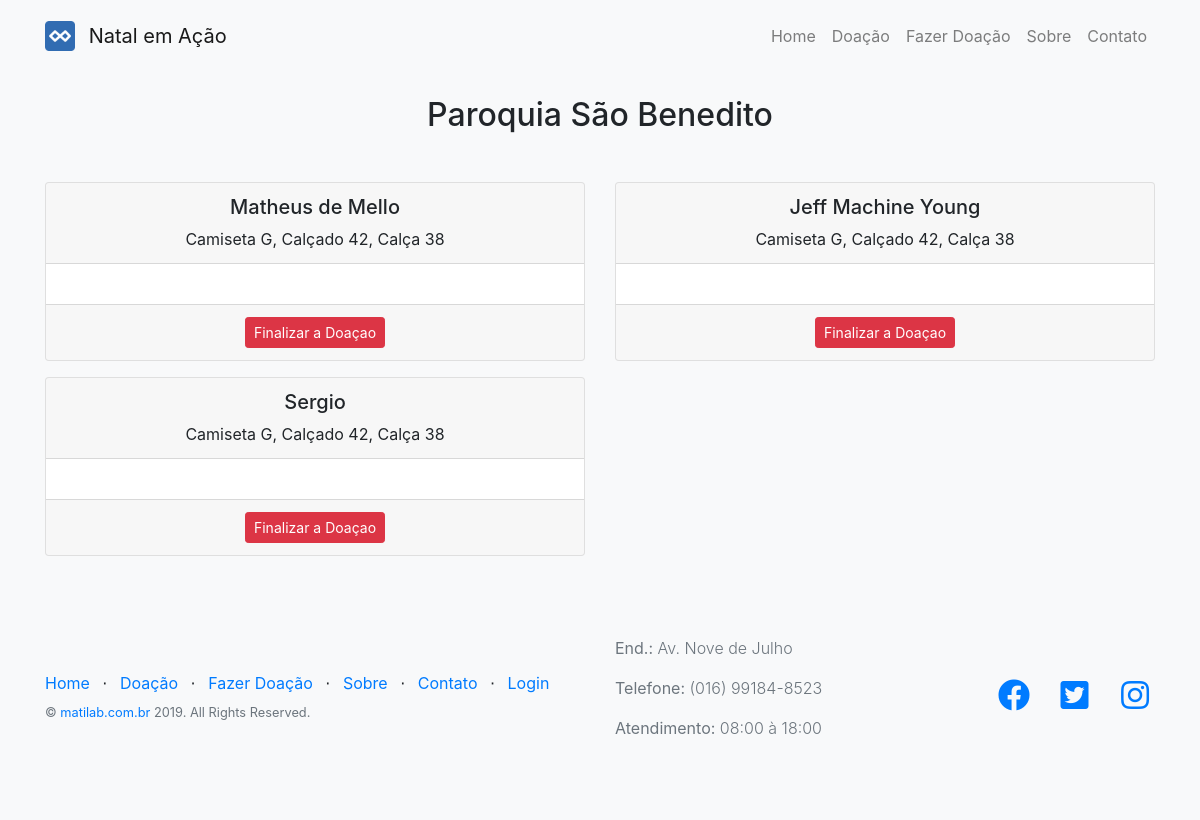
Page /doacao/doar on the earlier database version.
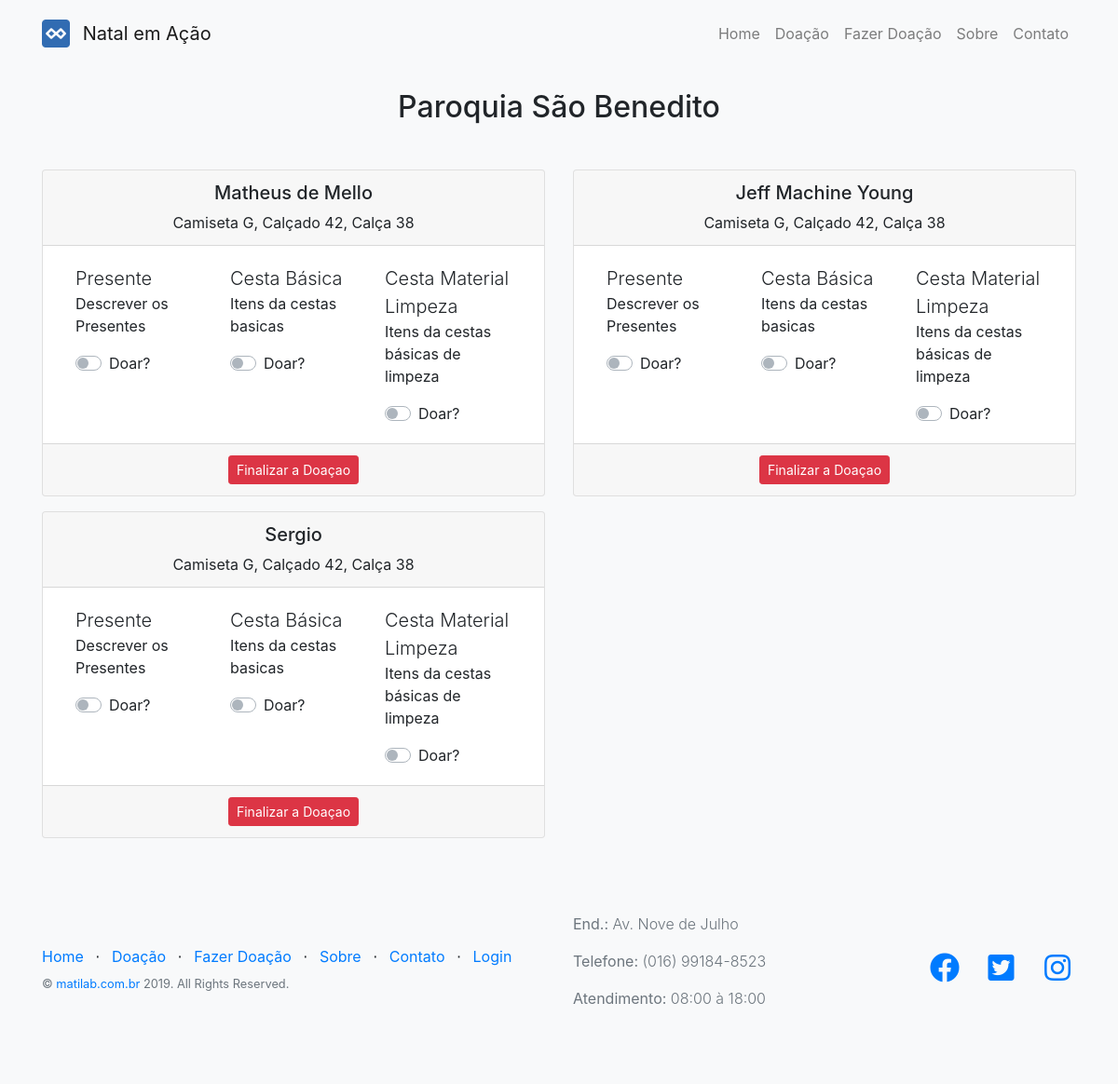
Same page on the later database version.
### tables this page shows
CREATE TABLE `tbl_pagina` (
  `id_pagina` int(11) NOT NULL AUTO_INCREMENT,
  `pagina` varchar(150) NOT NULL,
  `url` varchar(150) NOT NULL,
  `principal` enum('Não','Sim') NOT NULL DEFAULT 'Não',
  `configuracao` enum('Não','Sim') NOT NULL DEFAULT 'Não',
  `ativo` enum('Ativo','Desativado') NOT NULL DEFAULT 'Ativo',
  `ordem` int(3) NOT NULL,
  PRIMARY KEY (`id_pagina`)
);

CREATE TABLE `tbl_entidade` (
  `id_entidade` int(11) NOT NULL AUTO_INCREMENT,
  `nome_entidade` varchar(150) NOT NULL,
  `nome_fantasia` varchar(250) NOT NULL,
  `endereco` varchar(250) NOT NULL,
  `numero` varchar(10) NOT NULL,
  `telefone` varchar(12) NOT NULL,
  `complemento` varchar(100) DEFAULT NULL,
  `ativo` enum('Ativo','Desativado') NOT NULL DEFAULT 'Ativo',
  PRIMARY KEY (`id_entidade`)
);

CREATE TABLE `tbl_movimento` (
  `id_movimento` int(11) NOT NULL AUTO_INCREMENT,
  `id_entidade` int(11) NOT NULL,
  `id_beneficiado` int(11) NOT NULL,
  `dt_periodo` date NOT NULL,
  PRIMARY KEY (`id_movimento`),
  KEY `fk_mov_entidade` (`id_entidade`),
  KEY `fk_mov_benef` (`id_beneficiado`),
  CONSTRAINT `fk_mov_benef` FOREIGN KEY (`id_beneficiado`) REFERENCES `tbl_beneficiado` (`id_beneficiado`),
  CONSTRAINT `fk_mov_entidade` FOREIGN KEY (`id_entidade`) REFERENCES `tbl_entidade` (`id_entidade`)
);

CREATE TABLE `tbl_beneficiado` (
  `id_beneficiado` int(11) NOT NULL AUTO_INCREMENT,
  `id_entidade` int(11) NOT NULL,
  `nome_benef` varchar(250) NOT NULL,
  `nr_rg_cpf` varchar(14) NOT NULL,
  `endereco` varchar(250) NOT NULL,
  `numero` varchar(10) NOT NULL,
  `telefone` varchar(12) NOT NULL,
  `complemento` varchar(100) DEFAULT NULL,
  `ativo` enum('Ativo','Desativado') NOT NULL DEFAULT 'Ativo',
  `caracteristicas` varchar(150) NOT NULL,
  PRIMARY KEY (`id_beneficiado`),
  KEY `fk_entidade_benef` (`id_entidade`),
  CONSTRAINT `fk_entidade_benef` FOREIGN KEY (`id_entidade`) REFERENCES `tbl_entidade` (`id_entidade`)
);

CREATE TABLE `tbl_tipo_doacao` (
  `id_tipo_doacao` int(11) NOT NULL AUTO_INCREMENT,
  `tipo` varchar(50) NOT NULL,
  `descricao` varchar(100) NOT NULL,
  PRIMARY KEY (`id_tipo_doacao`)
);

### application/libraries/Template.php (called while the page is built, shortened)
<?php
class Template {
	protected $CI;
	protected $data = [];
  public function __construct()
  {
    $this->CI =& get_instance();
    $this->data['arrCss'] = [];
  }
  public function show($view, $vars = array(), $return = FALSE)
  {
    $this->CI->load->model('Configuracao_model', 'cfg');
    $this->data['head'] = $this->CI->cfg->getPaginaConfig('cabecalho');
    $this->data['foot'] = $this->CI->cfg->getPaginaConfig('rodape');
    $this->data['pages'] = $this->CI->cfg->getPaginas();
    $this->data = array_merge($this->data, $vars);
    $this->CI->load->view('pagina/comuns/header', $this->data);
    $this->CI->load->view($view, $this->data, $return);
    $this->CI->load->view('pagina/comuns/footer', $this->data);
  }
  private function setJS(){
    $this->data['arrJS'] = [];
    array_push($this->data['arrJS'], base_url_webapp("js/componentes/bootstrap/jquery.min.js"));
    array_push($this->data['arrJS'], base_url_webapp("js/componentes/bootstrap/bootstrap.bundle.min.js"));
    array_push($this->data['arrJS'], base_url_webapp("js/componentes/bootstrap/bootstrap.min.js"));
  }
  public function addCssWebapp($css){
    array_push($this->data['arrCss'], base_url_webapp("$css"));
  }
}

### application/controllers/Welcome.php (called while the page is built, shortened)
<?php
class Welcome extends MY_Controller {
	public function index($slug = 'home')
	{
    	$this->data['slug'] = $slug;
		if (method_exists($this, $slug))
			$this->$slug();
		else
			show_404();
	}
	private function doar(){
		$this->template->addCssWebapp('css/style/main-page.css');
		$this->data['doar'] = $this->projetos->getPaginaCampos('doar');
		$this->data['movimentos'] = $this->projetos->getMovimentos();
		$this->data['tipos'] = $this->projetos->getTipoDoacao();
		$this->template->show('pagina/doar', $this->data);
	}
}

### index.php (called while the page is built, shortened)
<?php
require_once BASEPATH.'core/CodeIgniter.php';

### application/helpers/funcoes_helper.php (called while the page is built, shortened)
<?php if ( ! defined('BASEPATH')) exit('No direct script access allowed');
function base_url_webapp($uri = '', $protocol = NULL) {
	$CI =& get_instance();
	$uri = 'assets/webapp/' . $uri;
	return $CI->config->base_url($uri, $protocol);
}
function nome_projeto(){
  return "Natal em Ação";
}
function is_set($array, $param){
  return isset($array[$param]) ? $array[$param] : "";
}

### application/models/Configuracao_model.php (called while the page is built, shortened)
<?php
class Configuracao_model extends CI_Model {
  public function getPaginas() {
    return $this->db->order_by('ordem')->get_where('tbl_pagina', ['ativo' => 'Ativo', 'configuracao' => 'Não'])->result();
  }
}

### application/models/Projetos_model.php (called while the page is built, shortened)
<?php
class Projetos_model extends CI_Model {
  public function getEntidades(){
    return $this->db->get_where('tbl_entidade',['ativo' => 'Ativo'])->result();
  }
  public function getBeneficiado($id){
    return $this->db->get_where('tbl_beneficiado',['ativo' => 'Ativo', 'id_beneficiado' => $id])->row();
  }
  public function getMovimentos(){
    $entidades = $this->getEntidades();
    foreach ($entidades as $key1 => $entidade) {
      $movs = $this->db->get_where('tbl_movimento', ['id_entidade' => $entidade->id_entidade])->result();
      foreach ($movs as $key => $mov) {
        $movs[$key]->benefeciado = $this->getBeneficiado($mov->id_beneficiado);
      }
      $entidades[$key1]->beneficiados = $movs;
    }
    return $entidades;
  }
  public function getTipoDoacao(){
    return $this->db->get_where('tipo_doacao')->result();
  }
}

### application/views/pagina/doar.php (the view, shortened to what this page needs)
<?php foreach ($movimentos as $mov) : ?>
  <section class="text-center mt-5 pt-5" id="doacao">
    <div class="container">
      <h2 class="mb-5"><?= $mov->nome_fantasia ?></h2>
      <div class="row">
      	<?php foreach ($mov->beneficiados as $benef) : ?>
        <div class="col-lg-6">
          <div class=" mx-auto mb-5 mb-lg-0 mb-lg-3">
			<div class="card">
			  <div class="card-header">
			    <h5><?= $benef->benefeciado->nome_benef ?></h5>
			    <smal><?= $benef->benefeciado->caracteristicas ?></smal>
			  </div>
			  <div class="card-body">
			  	<div class="container">
			  		<div class="row text-left">
			  			<?php foreach ($tipos as $tipo): ?>
					  	<div class="col-lg-4">
					  		<p class="lead mb-0"> <?= $tipo->tipo ?> </p>
					  		<p><smal> <?= $tipo->descricao ?> </smal></p>
						  	<div class="custom-control custom-switch">
							  <label class="custom-control-label" for="<?= $tipo->tipo ?>">Doar?</label>
							</div>
						</div>
						<?php endforeach; ?>
					</div>
				</div>
			  </div>
			  <div class="card-footer">
			  	<button class="btn btn-danger btn-sm" type="submit">Finalizar a Doaçao</button>
			  </div>
			</div>
          </div>
        </div>
    	<?php endforeach; ?>
      </div>
    </div>
  </section>
<?php endforeach; ?>

### application/views/pagina/comuns/header.php (shortened to what this page needs)
<!DOCTYPE html>
<html lang="en">
  <head>
    <link href="<?= base_url_webapp("css/components/fontawesome-free/all.min.css") ?>" rel="stylesheet">
    <link href="<?= base_url_webapp("css/components/simple-line-icons/css/simple-line-icons.css") ?>" rel="stylesheet" type="text/css">
    <link rel="stylesheet" href="<?= base_url_webapp("css/master.css") ?>">
    <?php if(isset($arrCss)) foreach($arrCss as $css): ?>
    <link rel="stylesheet" href="<?= $css ?>">
    <?php endforeach; ?>
  </head>
  <body class="bg-light">
	<nav class="navbar navbar-expand-lg fixed-top navbar-light bg-light py-3">
    <div class="container">
      <a class="navbar-brand" href="<?= base_url() ?>">
        <img src="<?= base_url("assets/images/apple-touch-icon.png") ?>" width="30" height="30" class="d-inline-block align-top mr-2" alt="">
        <?= nome_projeto() ?>
      </a>
      <div class="collapse navbar-collapse" id="navbarNav">
        <ul class="navbar-nav ml-auto">
          <?php foreach($pages as $page): ?>
          <li class="nav-item">
            <a class="nav-link" href="<?= base_url($page->url) ?>"><?= $page->pagina ?></a>
          </li>
          <?php endforeach; ?>
        </ul>
      </div>
    </div>
	</nav>

### application/views/pagina/comuns/footer.php (shortened to what this page needs)
<?php if (isset($foot)) : ?>
  <footer class="footer mt-auto bg-light" id="contato">
    <div class="container">
      <div class="row">
        <div class="col-lg-6 h-100 text-center text-lg-left my-auto">
          <ul class="list-inline mb-2">
            <?php foreach($pages as $page): ?>
            <li class="list-inline-item">
              <a href="<?= base_url($page->url) ?>"><?= $page->pagina ?></a>
            </li>
            <li class="list-inline-item">&sdot;</li>
            <?php endforeach; ?>
            <li class="list-inline-item">
              <a href="<?= base_url("accounts/login") ?>">Login</a>
            </li>
          </ul>
          <p class="text-muted small mb-4 mb-lg-0">&copy; <a href="http://www.matilab.com.br" target="_blank">matilab.com.br</a> 2019. All Rights Reserved.</p>
        </div>
        <div class="col-lg-3 h-100 text-center text-lg-left my-auto">
          <?php if (is_set($foot, 'endereco') !== ''): ?>
          <p class="text-muted font-weight-light"><b>End.:</b> <?= is_set($foot, 'endereco') ?></p>
          <?php endif; ?>
          <?php if (is_set($foot, 'telefone') !== ''): ?>
          <p class="text-muted font-weight-light"><b>Telefone:</b> <?= is_set($foot, 'telefone') ?></p>
          <?php endif; ?>
          <?php if (is_set($foot, 'horario') !== ''): ?>
          <p class="text-muted font-weight-light"><b>Atendimento:</b> <?= is_set($foot, 'horario') ?></p>
          <?php endif; ?>
        </div>
        <div class="col-lg-3 h-100 text-center text-lg-right my-auto">
          <ul class="list-inline mb-0">
            <?php if (is_set($foot, 'facebook') !== ''): ?>
            <li class="list-inline-item mr-3">
              <a href="<?= is_set($foot, 'facebook') ?>">
                <i class="fab fa-facebook fa-2x fa-fw"></i>
              </a>
            </li>
            <?php endif; ?>
            <?php if (is_set($foot, 'twitter') !== ''): ?>
            <li class="list-inline-item mr-3">
              <a href="<?= is_set($foot, 'twitter') ?>">
                <i class="fab fa-twitter-square fa-2x fa-fw"></i>
              </a>
            </li>
            <?php endif; ?>
            <?php if (is_set($foot, 'instagram') !== ''): ?>
            <li class="list-inline-item">
              <a href="<?= is_set($foot, 'instagram') ?>">
                <i class="fab fa-instagram fa-2x fa-fw"></i>
              </a>
            </li>
            <?php endif; ?>
          </ul>
        </div>
      </div>
    </div>
  </footer>
<?php endif; ?>
  </body>
</html>

### assets/webapp/css/style/main-page.css (style rules this page uses)
footer.footer { padding-top: 4rem; padding-bottom: 4rem; }

Differences in the rows shown:
added tbl_tipo_doacao: tipo "Presente", descricao "Descrever os Presentes"
added tbl_tipo_doacao: tipo "Cesta Básica", descricao "Itens da cestas basicas"
added tbl_tipo_doacao: tipo "Cesta Material Limpeza", descricao "Itens da cestas básicas de limpeza"
